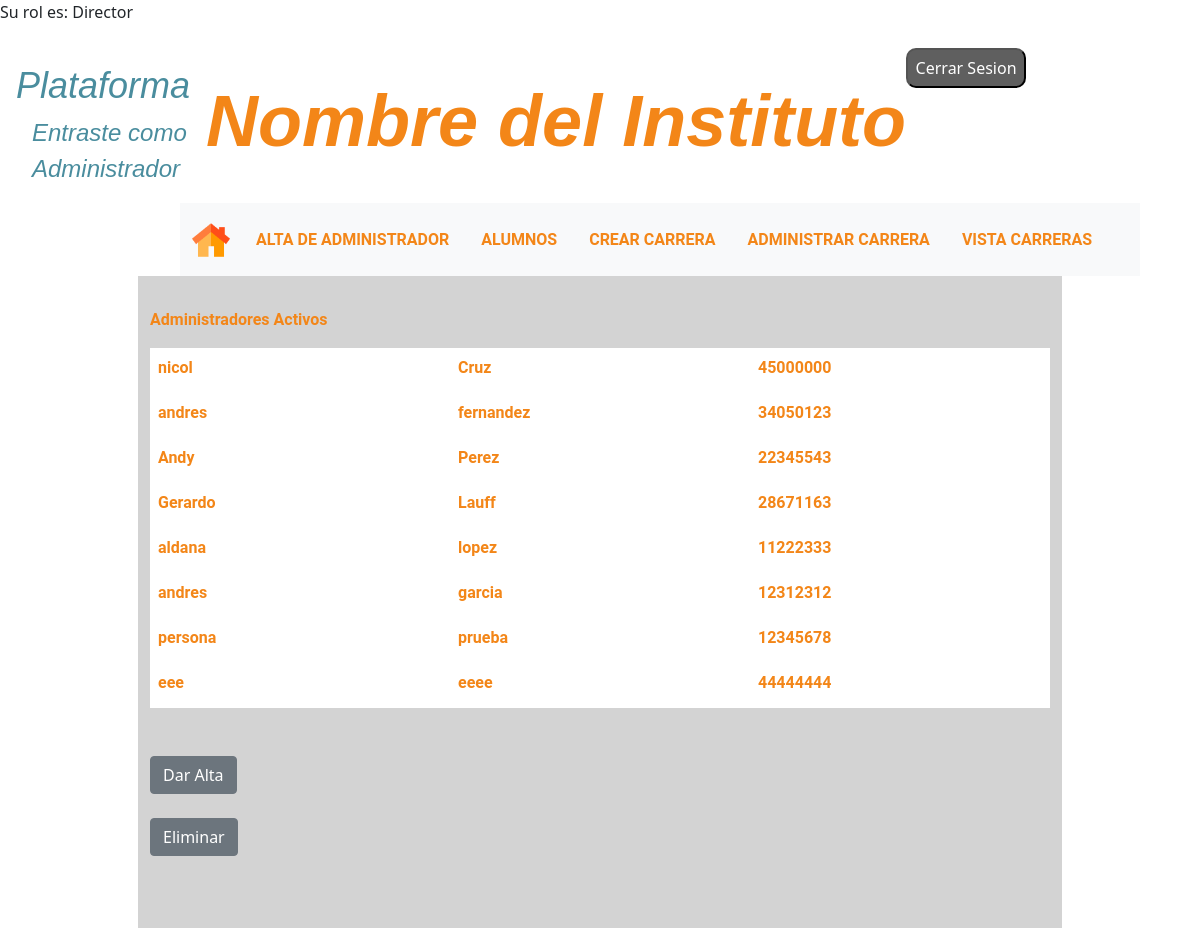
The page /Vista/Lista_Admins.php (signed in) on the database its author committed.
### tables this page shows
CREATE TABLE `personal` (
  `id` int(11) NOT NULL,
  `nombre` varchar(255) NOT NULL,
  `apellido` varchar(255) NOT NULL,
  `telefono` varchar(255) NOT NULL,
  `dni` varchar(255) NOT NULL,
  `pasaporte` varchar(255) NOT NULL,
  `email` varchar(255) NOT NULL,
  `rol` varchar(255) NOT NULL,
  `id_carrera` int(11) NOT NULL
);

### Vista/Lista_Admins.php (the view, shortened to what this page needs)
<?php
  $rol = $_SESSION['Rol'];
  echo "Su rol es:  ". $rol;
?>
<!DOCTYPE html>
<html lang="en">
<head>
  <link href="https://cdn.jsdelivr.net/npm/bootstrap@5.1.3/dist/css/bootstrap.min.css" rel="stylesheet"
>
  <link rel="stylesheet" href="../css/Listas_Admin.css">
  <link rel="stylesheet" href="../css/MenuPrincipal.css">
</head>
<body>
  <header>
    <br>
    <div class="kontainer">
      <div>
        <div id="plataforma" >
          <h2>Plataforma</h2>
          <p>Entraste como <br>Administrador</p>        </div>
      </div>
      <div >
        <div id="titulo">
          <h1>Nombre del Instituto</h1>
        </div>
      </div>
      <div>
        <button id="btnCerrarS" type="button" > <a href="../Controlador/Cerrar_session.php">Cerrar Sesion</a></button>
      </div>
    </div>
    <div class="MenuContainer">
      <div>
        <div>
          <nav class="navbar navbar-expand-lg  navbar-light bg-light">
            <div class="container-fluid ">
              <div class="imgHome">
                <a aria-current="page" href="Admin_Logueado.php"><img src="../img/home3.png" alt="Inicio" width="40" height="40"></a>
              </div>
              <div class="collapse navbar-collapse" id="navbarSupportedContent">
                <ul class="navbar-nav me-auto mb-2 mb-lg-0">
                  <li class="nav-item menuli">
                    <a href="Lista_Admins.php">ALTA DE ADMINISTRADOR</a>
                  </li>
                  <li class="nav-item menuli">
                    <a href="Admin_administrarAlumnos.php">ALUMNOS</a>
                  </li>
                  <li class="nav-item menuli">
                    <a href="crearCarrera.php">CREAR CARRERA</a>
                  </li>
                  <li class="nav-item menuli">
                    <a href="administrar_Carrera.php">ADMINISTRAR CARRERA</a>
                  </li>
                  <li class="nav-item menuli">
                    <a href="administrar_vistaCarrera.php">VISTA CARRERAS</a>
                  </li>
                </ul>
              </div>
            </div>
          </nav>
        </div>
      </div>
    </div>
  </header>
  <main>
    <section>
      <div class="row d-flex justify-content-center align-items-center">
        <form id="bodyprincipal" action="" >
          <div class="titulos">
            <p>Administradores Activos</p>
          </div>
          <div class="espacioBlanco">
            <?php
                include("../Modelo/Conexion.php");
                $consultaAl = "SELECT * FROM personal";
                $resultado = mysqli_query($conexion,$consultaAl);
                while($consulta = mysqli_fetch_array($resultado)){
                    $nombre =  $consulta["nombre"];
                    $Apellido =  $consulta["apellido"];
                    $dni =  $consulta["dni"];
                    if (($consulta["rol"] == "Director")|| ($consulta["rol"] == "Secretario") || ($consulta["rol"] == "Vicedirector") ){
                        echo
                        "<div class=". "'". "info". "'" . "><label id=" . "'" . "inputt" . "'" .">" . $nombre .  "</label></div>
                        <div class=". "'". "info". "'" . "><label id=" . "'" . "inputt" . "'" .">" . $Apellido .  "</label></div>
                        <div class=". "'". "info". "'" . "><label id=" . "'" . "inputt" . "'" .">" . $dni .  "</label></div>
                        ";
                    }
                }
            ?>
          </div>
          <br><br>
         <a href="altaAdmin.php"> <button type="button" class=" btn btn-secondary">Dar Alta</button></a><br><br>
         <a href="eliminar_Admin.php"> <button type="button" class=" btn btn-secondary">Eliminar</button></a><br><br>
      </form>
      </div>
    </section>
  </main>
</body>
</html>

### css/Listas_Admin.css (style rules this page uses)
* { margin: 0; padding: 0; box-sizing: border-box; }
body { width: 100%; height: 100%; font-size: 16px; }
.titulos { color: #f38618; text-decoration: none; font-size: 1rem; font-family: 'Roboto',Arial, Helvetica, sans-serif; font-weight: bold; }
.info { max-width: 200px; max-height: 100px; padding:0.5rem; margin-bottom: 5px; border: 0px solid rgb(58, 58, 60); border-radius: 15px; overflow: hidden; }
#inputt { background-color: #dddedf00; max-width: 200px; color: #f38618; text-decoration: none; font-size: 1rem; font-family: 'Roboto',Arial, Helvetica, sans-serif; font-weight: bold; }
.espacioBlanco { height: 60px; background-color: #fff; display: grid; grid-template-columns: 300px 300px 300px ; overflow: hidden; width:fit-content; height:fit-content; }
#titulo { display: flex; justify-content: center; }
.menuli { position: relative; padding: 1rem; }
.imgHome { width: 3rem; }
.imgHome a img { position: relative; width: 80%; }
.menuli a { color: #f38618; text-decoration: none; font-size: 1rem; font-family: 'Roboto',Arial, Helvetica, sans-serif; font-weight: bold; }
#bodyprincipal { width:fit-content; height:fit-content; background-color: rgba(0, 0, 0, 0.171); }
#titulo { width: 100%; }
#titulo h1 { font-size: 6vw; margin-top: 2.5vw; font-weight: bold; margin-left: 1rem; font-family: Arial, Helvetica, sans-serif; font-style: italic; }
#plataforma { padding-top: 1rem; padding-left: 1rem; }
#plataforma h2 { font-size: 3vw; font-style: italic; font-family: Arial, Helvetica, sans-serif; color: #4A8D9E; }
#plataforma p { font-size: 2vw; font-style: italic; font-family: Arial, Helvetica, sans-serif; color: #4A8D9E; position: relative; left: 1rem; }
form { padding-top: 2rem; padding-bottom: 3rem; }

### css/MenuPrincipal.css (style rules this page uses)
* { margin: 0; padding: 0; box-sizing: border-box; }
body { width: 100%; height: 100%; font-size: 16px; }
.Kontainer { Display:flex; }
#titulo { color: #f38618; }
#btnCerrarS { width: 120px;height: 40px; background-color: #5f5f5f;border-radius:10px;outline:none;cursor: pointer; }
#btnCerrarS a { text-decoration: none;color: rgb(255, 255, 255);outline:none; }
.MenuContainer { width:80%; margin-left: 15%; }
.menuli { position: relative; padding: 1rem; }
.menuli a { color: #f38618; text-decoration: none; font-size: 1rem; font-family: 'Roboto',Arial, Helvetica, sans-serif; font-weight: bold; }
.imgHome { width: 3rem; }
.imgHome a img { position: relative; width: 80%; }
#titulo h1 { font-size: 6vw; margin-top: 2.5vw; font-weight: bold; margin-left: 1rem; font-family: Arial, Helvetica, sans-serif; font-style: italic; }
#plataforma p { font-size: 2vw; font-style: italic; font-family: Arial, Helvetica, sans-serif; color: #4A8D9E; position: relative; left: 1rem; }
#plataforma { padding-top: 1rem; padding-left: 1rem; }
#plataforma h2 { font-size: 3vw; font-style: italic; font-family: Arial, Helvetica, sans-serif; color: #4A8D9E; }

### rows shown on the page
personal: nombre "nicol", apellido "Cruz", dni "45000000"
personal: nombre "andres", apellido "fernandez", dni "34050123"
personal: nombre "Andy", apellido "Perez", dni "22345543"
personal: nombre "Gerardo", apellido "Lauff", dni "28671163"
personal: nombre "aldana", apellido "lopez", dni "11222333"
personal: nombre "andres", apellido "garcia", dni "12312312"
personal: nombre "persona", apellido "prueba", dni "12345678"
personal: nombre "eee", apellido "eeee", dni "44444444"

### other values the page prints
$rol "Director"
